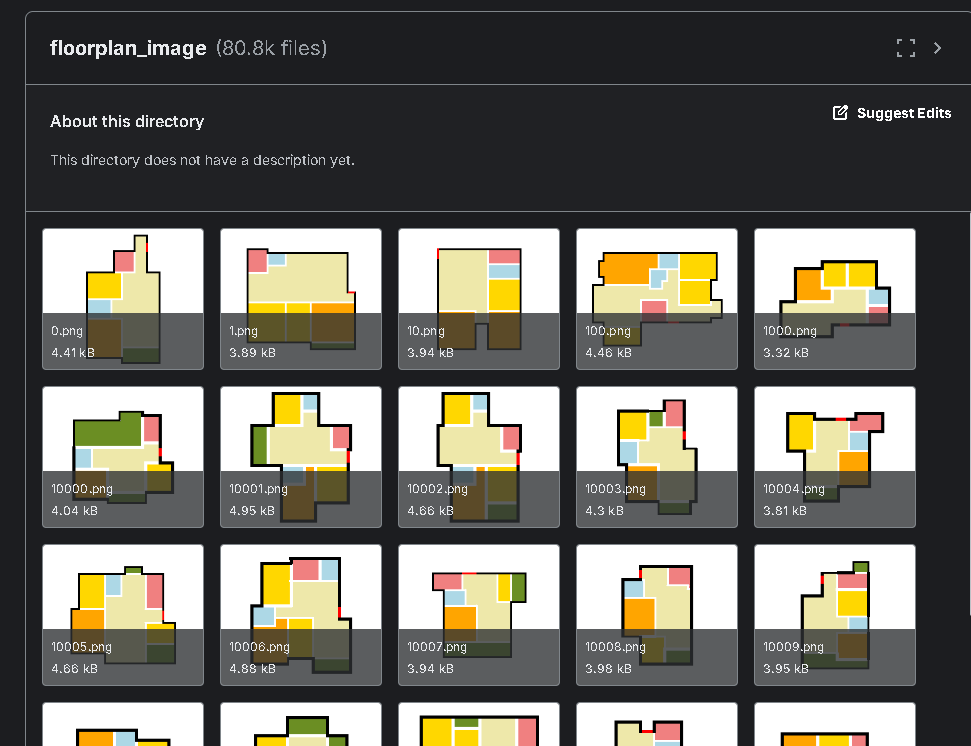
#> input picture img/Dataset.png, 971 x 746 px
$ python -i analyzer.py   (imports and definitions only)
#> lines starting #> are read from the running program, lines starting #| are printed output that depends on the picture; after the words box and inside, x2 and y2 are one past the last pixel; in counts of white or black regions, pixels touching at a corner belong together
import numpy as np
import cv2
import logging
import base64
import io
from PIL import Image, ImageDraw

# [1 line not run here, left out]

class FloorplanAnalyzer:
    def __init__(self):
        self.color_map = {
            "LivingRoom": [238, 232, 170],
            "MasterRoom": [255, 165, 0],
            "Kitchen": [240, 128, 128],
            "Bathroom": [173, 216, 210],
            "Balcony": [107, 142, 35],
            "SecondRoom": [255, 215, 0],
            "ExteriorWall": [0, 0, 0],
            "External": [255, 255, 255]
        }

    def analyze_image(self, image_path):
#> called with image_path = '../img/Dataset.png'
        img = cv2.imread(image_path)
#> img is the input picture: shape (746, 971, 3); mean B, G, R 101, 109.3, 111.2
        img = cv2.cvtColor(img, cv2.COLOR_BGR2RGB)
        analysis_result = {}

        for room_name, color in self.color_map.items():
            lower = np.array(color, dtype=np.uint8)
            upper = np.array(color, dtype=np.uint8)
            mask = cv2.inRange(img, lower, upper)
            num_labels, labels, stats, centroids = cv2.connectedComponentsWithStats(mask, connectivity=4)

            room_instances = []
            for i in range(1, num_labels):
                area = stats[i, cv2.CC_STAT_AREA]
                if area > 10:
                    x = stats[i, cv2.CC_STAT_LEFT]
                    y = stats[i, cv2.CC_STAT_TOP]
                    w = stats[i, cv2.CC_STAT_WIDTH]
                    h = stats[i, cv2.CC_STAT_HEIGHT]
                    cx, cy = centroids[i]

                    room_instances.append({
                        "area": int(area),
                        "bbox": [int(x), int(y), int(w), int(h)],
                        "centroid": [int(cx), int(cy)]
                    })

            if room_instances:
                analysis_result[room_name] = room_instances
#> this loop made 8 passes
#> num_labels on passes 1, 2, 3, 5, 6, 7, 8: 19, 16, 20, 10, 27, 35, 78
#> (num_labels, stats, centroids) on pass 4: (1, [[0, 0, 971, 746, 724366]], [[485, 372.5]])
#> pass 1, in analyze_image, `mask = cv2.inRange(img, lower, upper)`:
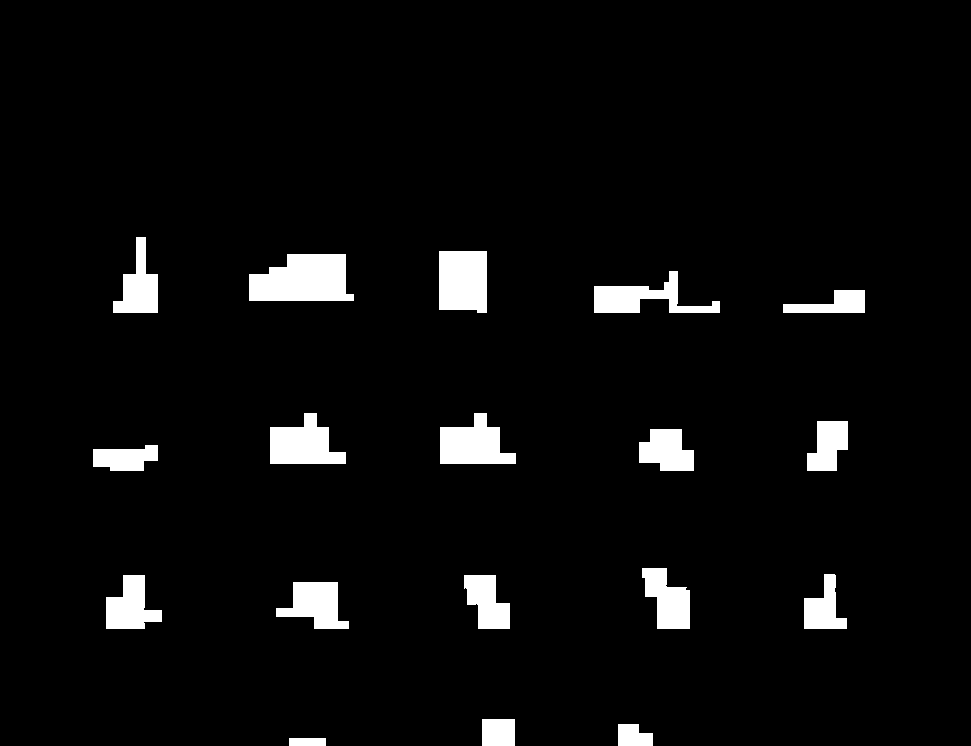
#> mask: shape (746, 971); 4.5% white; 18 white regions, largest, box (x1, y1, x2, y2) and area: (249, 254, 354, 301) 3981, (439, 251, 487, 313) 2862, (440, 413, 516, 464) 2578
#> pass 1, in analyze_image, `num_labels, labels, stats, centroids = cv2.connectedComponentsWithStat..`:
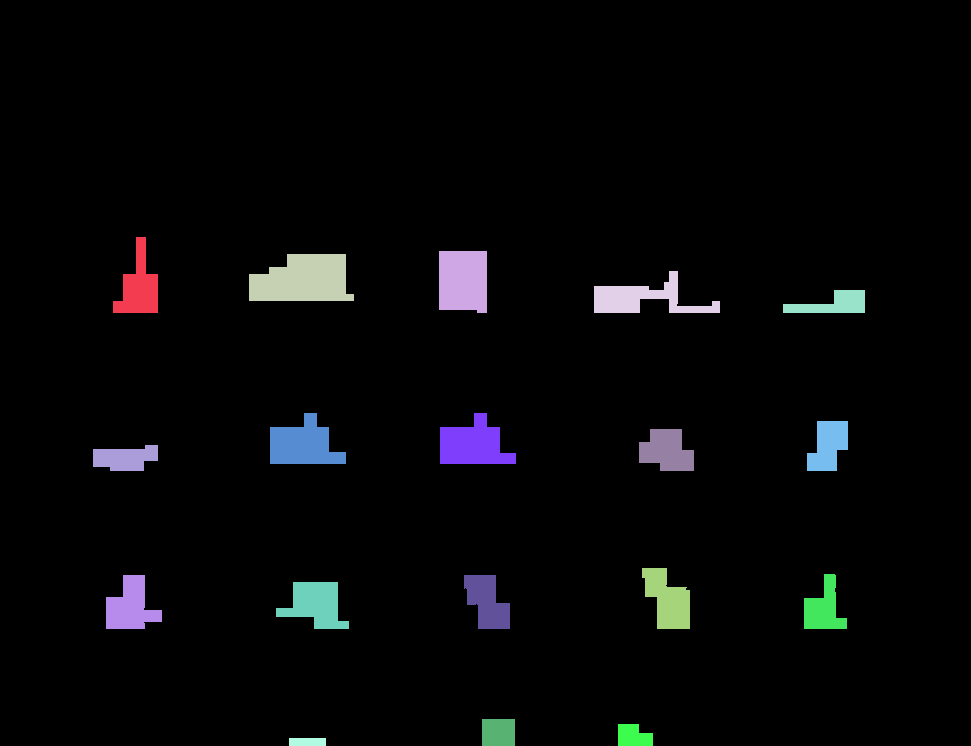
#> labels: shape (746, 971) int32; 19 distinct labels, from 0 to 18; one colour per label, 0 black
#> pass 2, in analyze_image, `mask = cv2.inRange(img, lower, upper)`:
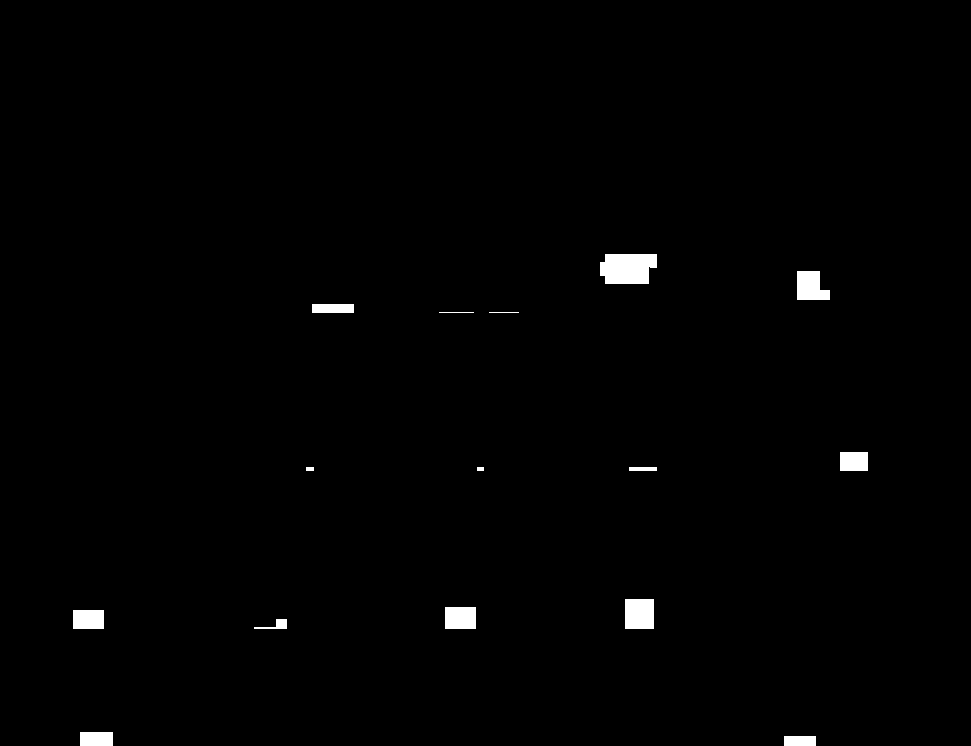
#> mask: shape (746, 971); 0.9% white; 15 white regions, largest, box (x1, y1, x2, y2) and area: (600, 254, 657, 284) 1501, (625, 599, 654, 629) 870, (797, 271, 830, 300) 767
#> after the loop:
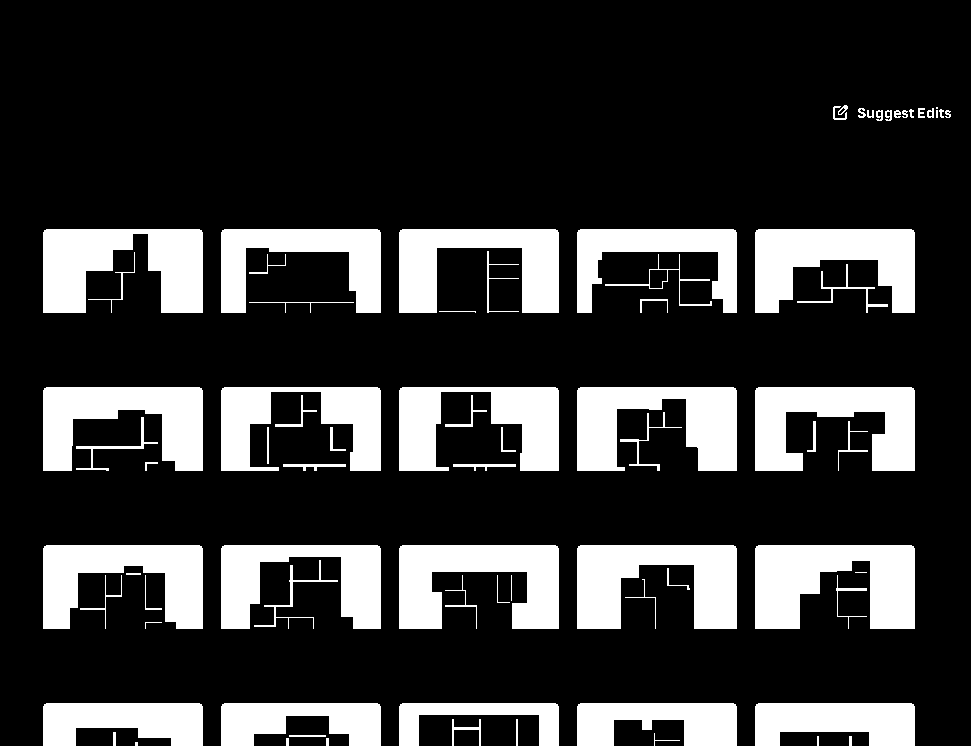
#> mask: shape (746, 971); 21% white; 77 white regions (4 under 20 px), largest, box (x1, y1, x2, y2) and area: (755, 545, 915, 629) 9667, (43, 229, 203, 313) 9305, (577, 545, 737, 629) 8992
#> after the loop, analysis_result = 7 items

        return analysis_result

    def create_tight_mask_base64(self, analysis_result, size=(64, 64)):
        img = Image.new('L', size, 255)
        draw = ImageDraw.Draw(img)

        for room_name, instances in analysis_result.items():
            if room_name in ["External", "ExteriorWall"]:
                continue
            for inst in instances:
                x, y, w, h = inst["bbox"]
                draw.rectangle([x, y, x+w, y+h], fill=0)

        buffered = io.BytesIO()
        img.save(buffered, format="PNG")
        return base64.b64encode(buffered.getvalue()).decode('utf-8')

>>> result = FloorplanAnalyzer().analyze_image('../img/Dataset.png')
#> result = 7 items
